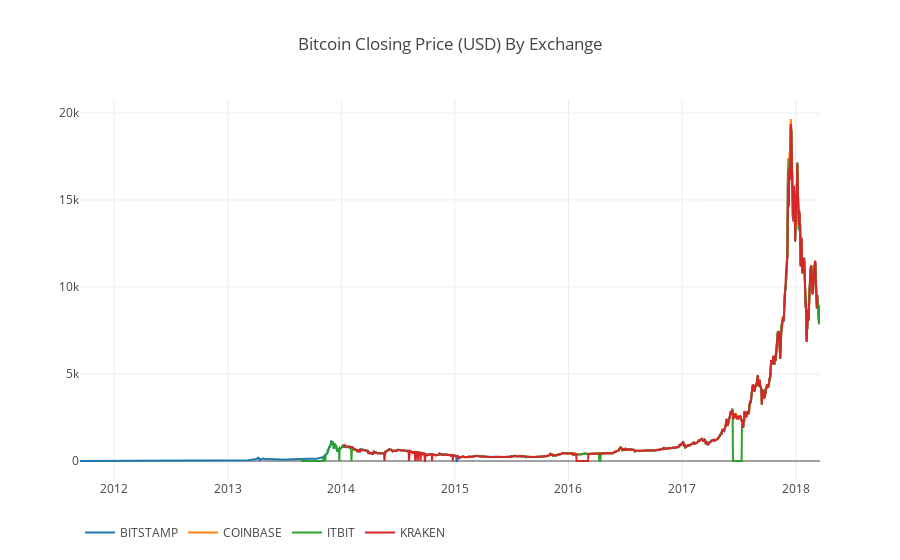

The cell this chart's notebook holds for it:
### Markdown cell above
### Visualizing the Pricing Datasets

### Code cell
# Visualize The Pricing Datasets

# Helper function to provide a single-line command to compare each column in the dataframe
def df_scatter(df, title, seperate_y_axis=False, y_axis_label='', scale='linear', initial_hide=False):
    #Generate a scatter plot of the entire dataframe
    label_arr = list(df)
    series_arr = list(map(lambda col: df[col], label_arr))
    
    layout = go.Layout(
        title=title,
        legend=dict(orientation="h"),
        xaxis=dict(type='date'),
        yaxis=dict(
            title=y_axis_label,
            showticklabels= not seperate_y_axis,
            type=scale
        )
    )
    
    y_axis_config = dict(
        overlaying='y',
        showticklabels=False,
        type=scale )
    
    visibility = 'visible'
    if initial_hide:
        visibility = 'legendonly'
        
    # Form Trace For Each Series
    trace_arr = []
    for index, series in enumerate(series_arr):
        trace = go.Scatter(
            x=series.index, 
            y=series, 
            name=label_arr[index],
            visible=visibility
        )
        
        # Add seperate axis for the series
        if seperate_y_axis:
            trace['yaxis'] = 'y{}'.format(index + 1)
            layout['yaxis{}'.format(index + 1)] = y_axis_config    
        trace_arr.append(trace)

    fig = go.Figure(data=trace_arr, layout=layout)
    py.iplot(fig)
    
# Plot all of the BTC exchange closing prices
df_scatter(btc_usd_datasets_close, 'Bitcoin Closing Price (USD) By Exchange')

### Figure 1 — Plotly figure (JSON) as saved in the notebook; plotly's stock layout.template omitted (floating-point values rounded to 4 significant figures; data arrays with more than 128 entries replaced by an {"elided": "..."} marker saying what was removed)
{"data": [{"name": "BITSTAMP", "type": "scatter", "visible": "visible", "x": {"elided": "2381 str values"}, "y": {"elided": "2381 float values"}}, {"name": "COINBASE", "type": "scatter", "visible": "visible", "x": {"elided": "2381 str values"}, "y": {"elided": "2381 float values"}}, {"name": "ITBIT", "type": "scatter", "visible": "visible", "x": {"elided": "2381 str values"}, "y": {"elided": "2381 float values"}}, {"name": "KRAKEN", "type": "scatter", "visible": "visible", "x": {"elided": "2381 str values"}, "y": {"elided": "2381 float values"}}], "layout": {"legend": {"orientation": "h"}, "title": "Bitcoin Closing Price (USD) By Exchange", "xaxis": {"type": "date"}, "yaxis": {"showticklabels": true, "title": "", "type": "linear"}}}
